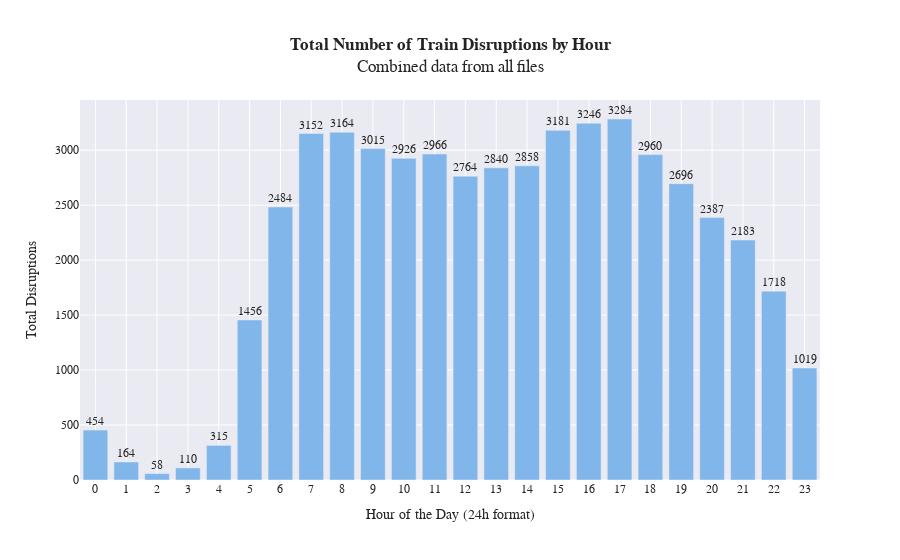

Source (notebook cell):
### Markdown cell above
First, we will analyze all of the data in the Disruptions folder. This will be done in the codeblock below

### Code cell
disruptions_folder = 'TIL Programming/Disruptions'

def process_disruptions_data(folder_path):
    """
    Args:
        folder_path (str): The path to the folder containing the disruption CSVs.

    Returns:
        pandas.DataFrame: A combined and processed DataFrame of all disruptions.
    """
    csv_files = glob.glob(os.path.join(folder_path, "disruptions-*.csv"))
    
    if not csv_files:
        print(f"No CSV files found in '{folder_path}'. Please check the path.")
        return None

    df_list = [pd.read_csv(file) for file in csv_files]

    disruptions_df = pd.concat(df_list, ignore_index=True)
    print(f"Successfully loaded and combined {len(csv_files)} files with a total of {len(disruptions_df):,} disruptions.")

    
    disruptions_df['start_time'] = pd.to_datetime(disruptions_df['start_time'])
    disruptions_df['end_time'] = pd.to_datetime(disruptions_df['end_time'])

    Q1 = disruptions_df['duration_minutes'].quantile(0.25)
    Q3 = disruptions_df['duration_minutes'].quantile(0.75)
    IQR = Q3 - Q1
    upper_bound = Q3 + 1.5 * IQR    
    print(f"Delays over {upper_bound} minutes were filtered and not used")
    outliers = disruptions_df[disruptions_df['duration_minutes'] > upper_bound]    
    df = disruptions_df[disruptions_df['duration_minutes'] <= upper_bound].copy()
    
    df['start_hour'] = df['start_time'].dt.hour

    is_weekday = df['start_time'].dt.weekday < 5
    is_morning_peak = (df['start_hour'] >= 6) & (df['start_hour'] < 9)
    is_evening_peak = (df['start_hour'] >= 16) & (df['start_hour'] < 19)
    df['is_peak'] = (is_weekday & (is_morning_peak | is_evening_peak))    
    
    return df

disruptions_data = process_disruptions_data(disruptions_folder)

if disruptions_data is not None:
    print("\n--- Datasets loaded ---")
    print("\n--- Performing Statistical Significance Test ---")
    #Determine peak disruption count
    peak_disruptions = disruptions_data['is_peak'].sum()
    off_peak_disruptions = len(disruptions_data) - peak_disruptions
    total_disruptions = len(disruptions_data)

    #Determine how many unique days in all data
    unique_days = disruptions_data['start_time'].dt.normalize().unique()
    num_weekdays = sum(pd.to_datetime(day).weekday() < 5 for day in unique_days)
    total_peak_hours = num_weekdays * 6 # 3 peak hours morning + 3 peak hours evening
    total_hours = len(unique_days) * 24
    total_off_peak_hours = total_hours - total_peak_hours

    peak_rate = peak_disruptions / total_peak_hours
    off_peak_rate = off_peak_disruptions / total_off_peak_hours
    print(f"Peak Hour Disruption Rate: {peak_rate:.2f} disruptions/hour")
    print(f"Off-Peak Hour Disruption Rate: {off_peak_rate:.2f} disruptions/hour")
    expected_peak = total_disruptions * (total_peak_hours / total_hours)
    expected_off_peak = total_disruptions * (total_off_peak_hours / total_hours)
    observed = [peak_disruptions, off_peak_disruptions]
    expected = [expected_peak, expected_off_peak]
    chi2_stat, p_value = stats.chisquare(f_obs=observed, f_exp=expected)
    print(f"Chi-squared statistic: {chi2_stat}")
    print(f"P-value: {p_value}")
    if p_value < 0.05:
        print(f"Conclusion: The difference in disruption rates is statistically significant with p value: {p_value}.")
    else:
        print(f"Conclusion: The difference in disruption rates is not statistically significant with p value: {p_value}.")    
    hourly_counts = disruptions_data['start_hour'].value_counts().sort_index().reset_index()
    hourly_counts.columns = ['Hour', 'Number of Disruptions']

    fig = px.bar(
        hourly_counts,
        x='Hour',
        y='Number of Disruptions',
        title='<b>Total Number of Train Disruptions by Hour</b><br>Combined data from all files',
        labels={'Hour': 'Hour of the Day (24h format)', 'Number of Disruptions': 'Total Disruptions'},
        template='seaborn',
        text='Number of Disruptions'
    )
    fig.update_layout(
        xaxis=dict(tickmode='linear', dtick=1),
        font_family="Arial",
        title_x=0.5
    )
    fig.update_traces(
        marker_color='rgb(129, 182, 235)',
        textposition='outside'
    )
    fig.show()

### Figure 1 — Plotly figure (JSON) as saved in the notebook; plotly's stock layout.template omitted (floating-point values rounded to 4 significant figures)
{"data": [{"hovertemplate": "Hour of the Day (24h format)=%{x}<br>Total Disruptions=%{text}<extra></extra>", "legendgroup": "", "marker": {"color": "rgb(129, 182, 235)", "pattern": {"shape": ""}}, "name": "", "orientation": "v", "showlegend": false, "text": [454.0, 164.0, 58.0, 110.0, 315.0, 1456.0, 2484.0, 3152.0, 3164.0, 3015.0, 2926.0, 2966.0, 2764.0, 2840.0, 2858.0, 3181.0, 3246.0, 3284.0, 2960.0, 2696.0, 2387.0, 2183.0, 1718.0, 1019.0], "textposition": "outside", "type": "bar", "x": [0, 1, 2, 3, 4, 5, 6, 7, 8, 9, 10, 11, 12, 13, 14, 15, 16, 17, 18, 19, 20, 21, 22, 23], "xaxis": "x", "y": [454, 164, 58, 110, 315, 1456, 2484, 3152, 3164, 3015, 2926, 2966, 2764, 2840, 2858, 3181, 3246, 3284, 2960, 2696, 2387, 2183, 1718, 1019], "yaxis": "y"}], "layout": {"barmode": "relative", "font": {"family": "Arial"}, "legend": {"tracegroupgap": 0}, "title": {"text": "<b>Total Number of Train Disruptions by Hour</b><br>Combined data from all files", "x": 0.5}, "xaxis": {"anchor": "y", "domain": [0, 1], "dtick": 1, "tickmode": "linear", "title": {"text": "Hour of the Day (24h format)"}}, "yaxis": {"anchor": "x", "domain": [0, 1], "title": {"text": "Total Disruptions"}}}}
